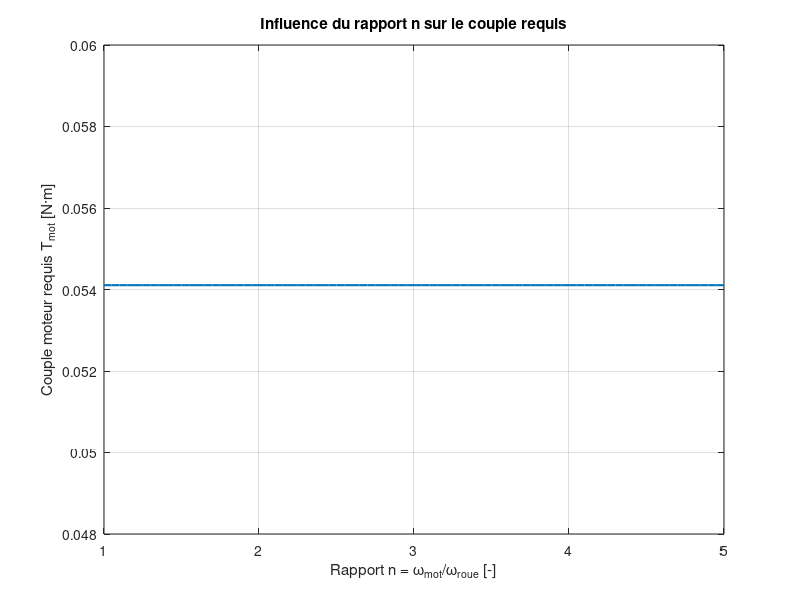
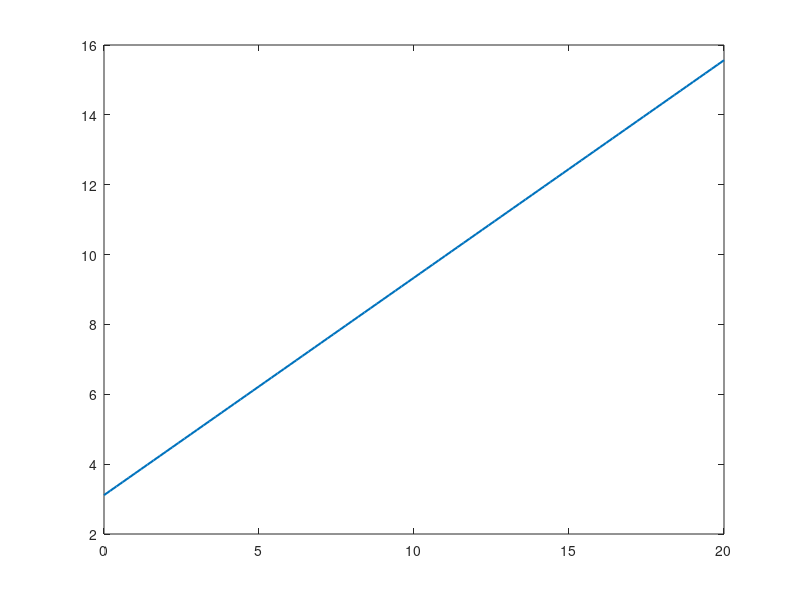

These figures' MATLAB source, in order: (Note: this script raises an error after producing the figures.)
%% Canon à bille à flywheels — Dimensionnement couple et anti-patinage
% Version Live Script (sections, affichages et tracés)
% Hypothèses principales :
% - Deux roues identiques (pinch), rayon r_roue
% - Rapport n = ω_moteur / ω_roue
% - Vitesse de bouche v0 estimée par ton modèle (kair linéaire)
% - Couple demandé = couple contact (accélération bille) + (option) inertiel
% - Pertes mécaniques agrégées via un rendement η

%% Paramètres de base (éditables)
n         = 2;             % [-] rapport w_mot / w_roue
mvol_pla  = 1250;          % [kg/m^3] densité plastique (bille + roue, approx.)
d_bille   = 0.006;         % [m] diamètre bille
r_roue    = 0.02;          % [m] rayon roue
h_roue    = d_bille - 0.002; % [m] "épaisseur" matière roue utilisée pour volume
eta       = 0.95;          % [-] rendement mécanique global (transmission+roulements)

% Paramètres balistique/visée
kair      = 1.02e-6;       % [N·s/m] traînée approx. linéaire
x         = 1.0;           % [m] distance d'impact
g         = 9.81;          % [m/s^2]
z0        = 0.12;          % [m] hauteur de sortie canon
z         = 0.075;         % [m] hauteur d'impact

% Commande de vitesse pendant le contact (accélération des roues)
wpt_roue  = 0;             % [rad/s^2] 0 = maintien vitesse (pas de remontée pendant t_c)

% Anti-patinage (contact bille-roues)
mu        = 0.8;           % [-] coefficient de friction gomme/plastique
k_eff     = 5000;          % [N/m] raideur équivalente de la pince (2 roues + structure)
delta     = 1.0e-3;        % [m] compression géométrique (écrasement sur le diamètre)
N_pre     = 5.0;           % [N] précharge par roue (ressort/offset). Laisser 0 si inconnue.

%% Dérivés géométriques / masses / inerties
v_roue  = pi * r_roue^2 * h_roue;                % [m^3]
v_bille = (4/3) * pi * (d_bille/2)^3;            % [m^3]

m_bille = mvol_pla * v_bille;                    % [kg]
m_roue  = mvol_pla * v_roue;                     % [kg]

J_roue  = 0.5 * m_roue * r_roue^2;               % [kg·m^2] inertie d'une roue
J_mot   = (2 * J_roue) * n^2;                    % [kg·m^2] inertie reflétée au moteur (2 roues, x n^2)

%% Vitesse de bouche et vitesses de rotation
v0 = (kair/m_bille) * ( x / (1 - exp( -(kair/m_bille) * sqrt((2*(z0 - z))/g) )) );  % [m/s]

w_roue = v0 / r_roue;     % [rad/s]
w_mot  = n * w_roue;      % [rad/s]

%% Temps de contact (approx) et effort tangent
t_c    = d_bille / max(v0, 1e-9);      % [s] ~ temps pour parcourir un diamètre dans la pince
F_t    = m_bille * (v0 / t_c);         % [N] force tangentielle pour accélérer la bille
tau_c  = r_roue * F_t;                 % [N·m] couple de contact total (sur l'arbre roue)

%% Terme inertiel moteur (optionnel via wpt_roue)
wpt_mot   = n * wpt_roue;              % [rad/s^2]
tau_inert = J_mot * wpt_mot;           % [N·m] couple inertiel au moteur

%% Couple moteur requis (avec rendement)
% (On ne modélise pas finement les pertes visqueuses/aéro ici — incluses via η)
T_mot = (tau_c + tau_inert) / eta;     % [N·m]

%% Anti-patinage : marge de friction
% Force normale par roue : N = k_eff*delta + N_pre
N_par_roue = k_eff * delta + N_pre;    % [N]
F_max      = 2 * mu * N_par_roue;      % [N] total (deux roues)
marge      = F_max / max(F_t, 1e-9);   % [-] >1 : pas de patinage, <1 : patine

%% Affichages
fprintf('--- Résultats principaux ---\n');
fprintf('m_bille        = %.6f kg\n', m_bille);
fprintf('m_roue         = %.6f kg\n', m_roue);
fprintf('J_roue         = %.3e kg·m^2\n', J_roue);
fprintf('J_moteur(eq)   = %.3e kg·m^2\n', J_mot);
fprintf('v0             = %.3f m/s\n', v0);
fprintf('w_roue         = %.1f rad/s (%.0f rpm)\n', w_roue, rad2deg(w_roue)*60/360);
fprintf('w_mot          = %.1f rad/s (%.0f rpm)\n', w_mot, rad2deg(w_mot)*60/360);
fprintf('t_c (contact)  = %.6f s\n', t_c);
fprintf('F_t (requis)   = %.3f N\n', F_t);
fprintf('tau_contact    = %.5f N·m\n', tau_c);
fprintf('tau_inertiel   = %.5f N·m (wpt_roue=%.1f rad/s^2)\n', tau_inert, wpt_roue);
fprintf('T_mot (total)  = %.5f N·m (avec eta=%.2f)\n', T_mot, eta);
fprintf('Anti-patinage: N/roue=%.2f N, F_max=%.2f N, marge=%.2f\n', ...
        N_par_roue, F_max, marge);

%% Tracé 1 — Influence du rapport n sur le couple requis
n_vec = linspace(1, 5, 81);
Jmot_vec   = (2 * J_roue) .* (n_vec.^2);
wpt_mot_v  = n_vec * wpt_roue;
Tmot_vec   = (tau_c + Jmot_vec .* wpt_mot_v) / eta;

figure; %#ok<UNRCH>
plot(n_vec, Tmot_vec, 'LineWidth', 1.5);
grid on;
xlabel('Rapport n = \omega_{mot}/\omega_{roue} [-]');
ylabel('Couple moteur requis T_{mot} [N·m]');
title('Influence du rapport n sur le couple requis');

%% Tracé 2 — Marge d'adhérence vs précharge
Npre_vec = linspace(0, 20, 101);     % [N] par roue
marge_vec = (2 * mu * (k_eff*delta + Npre_vec)) / max(F_t, 1e-9);

figure;
plot(Npre_vec, marge_vec, 'LineWidth', 1.5);
yline(1,'--'); grid on;
xlabel('Précharge par roue N_{pre} [N]');
ylabel('Marge d''adhérence (F_{max}/F_t) [-]');
title('Marge d adherence en fonction de la precharge');

%% (Option) Fonction utilitaire : calcul compact regroupé
% Exemple d'usage :
% res = calc_flywheel(d_bille, r_roue, h_roue, mvol_pla, n, kair, x, z0, z, g, ...
%                     eta, wpt_roue, mu, k_eff, delta, N_pre);
% disp(res)
function out = calc_flywheel(d_bille, r_roue, h_roue, rho, n, kair, x, z0, z, g, eta, wpt_roue, mu, k_eff, delta, N_pre)
    v_roue  = pi * r_roue^2 * h_roue;
    v_bille = (4/3) * pi * (d_bille/2)^3;
    m_bille = rho * v_bille;
    m_roue  = rho * v_roue;
    J_roue  = 0.5 * m_roue * r_roue^2;
    J_mot   = (2 * J_roue) * n^2;
    v0      = (kair/m_bille) * ( x / (1 - exp( -(kair/m_bille) * sqrt((2*(z0 - z))/g) )) );
    w_roue  = v0 / r_roue;
    w_mot   = n * w_roue;
    t_c     = d_bille / max(v0, 1e-9);
    F_t     = m_bille * (v0 / t_c);
    tau_c   = r_roue * F_t;
    wpt_mot = n * wpt_roue;
    tau_in  = J_mot * wpt_mot;
    T_mot   = (tau_c + tau_in) / eta;
    N_roue  = k_eff * delta + N_pre;
    F_max   = 2 * mu * N_roue;
    marge   = F_max / max(F_t,1e-9);
    out = struct('m_bille',m_bille,'m_roue',m_roue,'J_roue',J_roue,'J_mot',J_mot, ...
                 'v0',v0,'w_roue',w_roue,'w_mot',w_mot,'t_c',t_c, ...
                 'F_t',F_t,'tau_contact',tau_c,'tau_inertiel',tau_in, ...
                 'T_mot',T_mot,'N_par_roue',N_roue,'F_max',F_max,'marge',marge);
end
